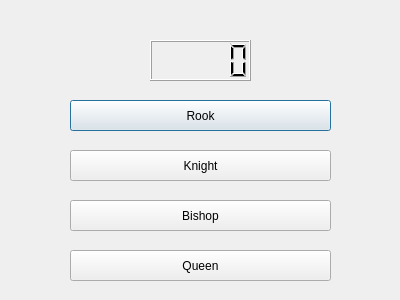
<?xml version="1.0" encoding="UTF-8"?>
<ui version="4.0">
 <class>PromoteDialog</class>
 <widget class="QDialog" name="PromoteDialog">
  <property name="geometry">
   <rect>
    <x>0</x>
    <y>0</y>
    <width>400</width>
    <height>300</height>
   </rect>
  </property>
  <property name="windowTitle">
   <string>Dialog</string>
  </property>
  <widget class="QPushButton" name="rookbtn">
   <property name="geometry">
    <rect>
     <x>70</x>
     <y>100</y>
     <width>261</width>
     <height>31</height>
    </rect>
   </property>
   <property name="text">
    <string>Rook</string>
   </property>
  </widget>
  <widget class="QPushButton" name="knightbtn">
   <property name="geometry">
    <rect>
     <x>70</x>
     <y>150</y>
     <width>261</width>
     <height>31</height>
    </rect>
   </property>
   <property name="text">
    <string>Knight</string>
   </property>
  </widget>
  <widget class="QPushButton" name="bishopbtn">
   <property name="geometry">
    <rect>
     <x>70</x>
     <y>200</y>
     <width>261</width>
     <height>31</height>
    </rect>
   </property>
   <property name="text">
    <string>Bishop</string>
   </property>
  </widget>
  <widget class="QPushButton" name="queenbtn">
   <property name="geometry">
    <rect>
     <x>70</x>
     <y>250</y>
     <width>261</width>
     <height>31</height>
    </rect>
   </property>
   <property name="text">
    <string>Queen</string>
   </property>
  </widget>
  <widget class="QLCDNumber" name="timedisplay">
   <property name="geometry">
    <rect>
     <x>150</x>
     <y>40</y>
     <width>101</width>
     <height>41</height>
    </rect>
   </property>
  </widget>
 </widget>
 <resources/>
 <connections/>
</ui>
